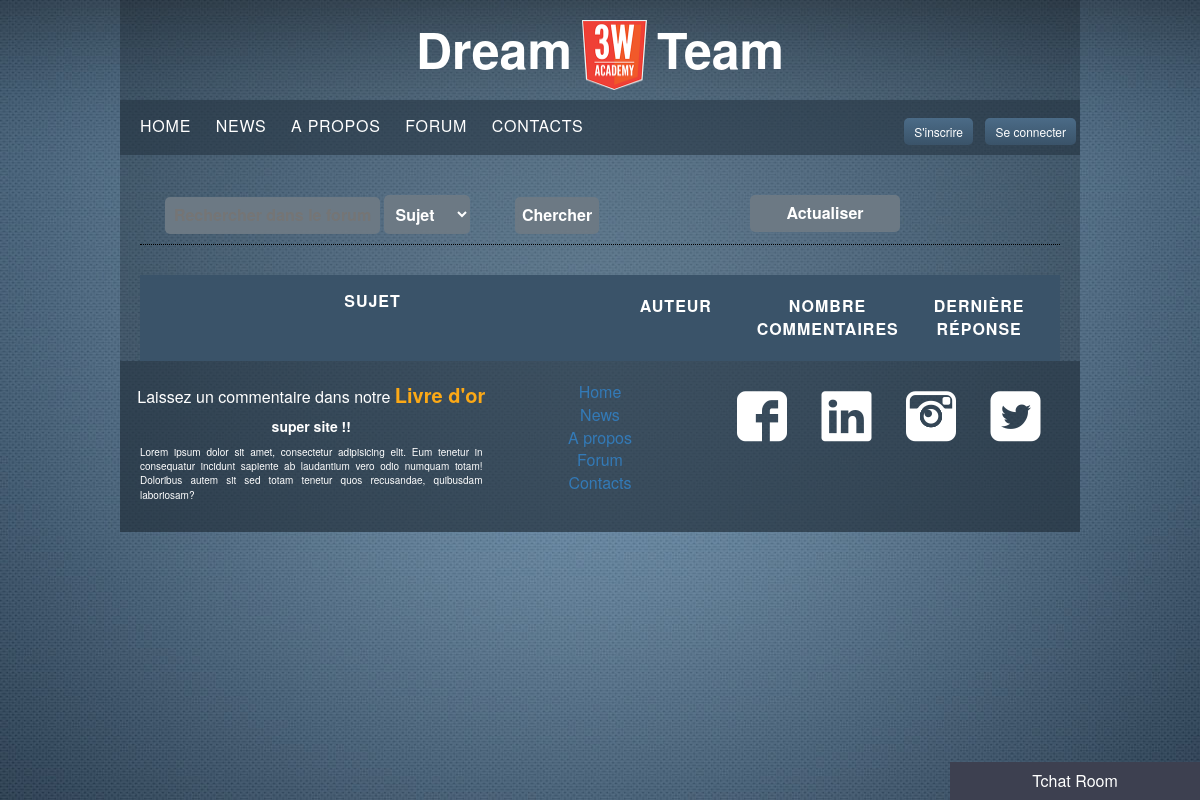
Page /index.php?page=forum on the earlier database version.
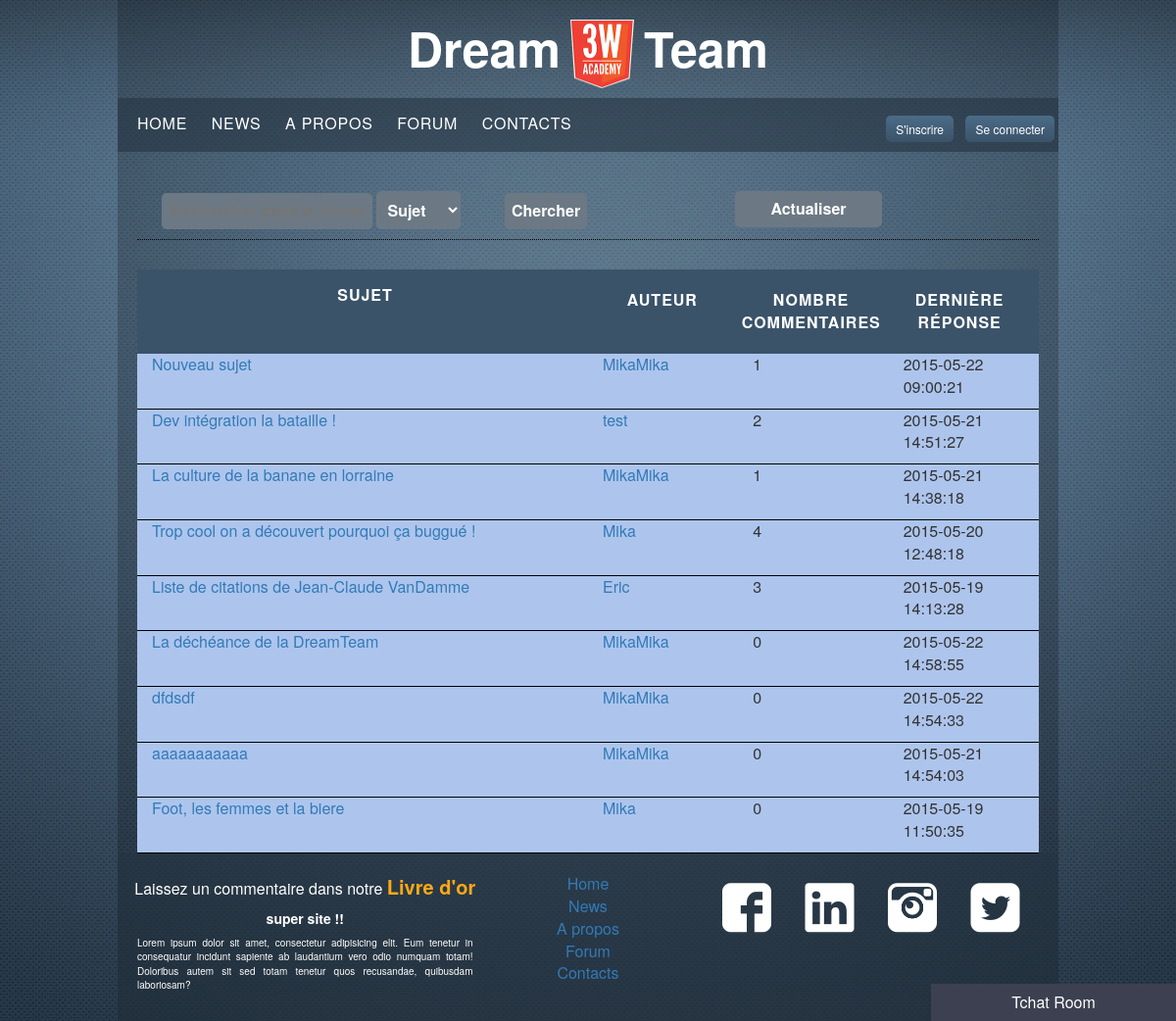
Same page on the later database version.
### tables this page shows
CREATE TABLE IF NOT EXISTS `livredor` (
  `id` int(11) NOT NULL AUTO_INCREMENT,
  `nom` varchar(64) NOT NULL,
  `titre` varchar(32) NOT NULL,
  `description` varchar(2048) NOT NULL,
  `date` timestamp NOT NULL DEFAULT CURRENT_TIMESTAMP,
  PRIMARY KEY (`id`)
);

CREATE TABLE IF NOT EXISTS `forum` (
  `id` int(11) NOT NULL AUTO_INCREMENT,
  `sujet` varchar(64) NOT NULL,
  `date` timestamp NOT NULL DEFAULT CURRENT_TIMESTAMP,
  `description` varchar(9192) NOT NULL,
  `id_user` int(8) NOT NULL,
  PRIMARY KEY (`id`)
);

CREATE TABLE IF NOT EXISTS `user` (
  `id` int(11) NOT NULL AUTO_INCREMENT,
  `login` varchar(32) NOT NULL,
  `password` varchar(512) NOT NULL,
  `email` varchar(128) NOT NULL,
  `date_register` timestamp NOT NULL DEFAULT CURRENT_TIMESTAMP,
  `nom` varchar(64) NOT NULL,
  `prenom` varchar(64) NOT NULL,
  `date_naissance` date NOT NULL,
  `nbr_sujets` int(11) NOT NULL,
  `avatar` varchar(512) NOT NULL,
  `droits` int(2) NOT NULL,
  PRIMARY KEY (`id`)
);

### apps/header.php (called while the page is built)
<?php
require('views/header.phtml');
?>

### apps/content.php (called while the page is built)
<?php
require('./apps/'.$page.'.php');
?>

### apps/footer.php (called while the page is built)
<?php
require('views/footer.phtml');
?>

### apps/livredorfooter.php (called while the page is built)
<?php
$tab = $db->query("SELECT * FROM livredor ORDER BY date DESC")->fetchAll(PDO::FETCH_ASSOC);
$titre = $tab[0]['titre'];
$description = $tab[0]['description'];
require('views/livredorfooter.phtml');
?>

### views/forum-liste.phtml (the view)
<div class="nombreSujet">
	<a href="index.php?page=forum&id_sujet=<?=$id_sujet?>" class="col-md-6"><?=$sujet?></a>
	<a href="index.php?page=profil-user&id_user=<?=$id_user?>" class="col-md-2"><?=$user_pseudo?></a>
	<p class="col-md-2"><?= $nbCommentaire ?></p>
	<p class="col-md-2"><?=$date?></p>
</div>

### index.php (shortened to what this page needs)
<?php
if (isset($_GET['ajax']))
{
	$page = $_GET['ajax'];
	require('apps/'.$page.'.php');
}
else
{
	require('./views/skel.phtml');
}
?>

### views/skel.phtml (shortened to what this page needs)
<!DOCTYPE html>
<html lang="fr">
	<head>
	    <link rel="stylesheet" href="views/styles/reset.css">
		<link rel="stylesheet" type="text/css" href="views/styles/jquery.bxslider.css">
	    <link rel="stylesheet" href="views/styles/bootstrap.min.css">
	    <link rel="stylesheet" href="views/styles/style.css">
	    <link rel="stylesheet" type="text/css" href="views/styles/flaticon.css">
	</head>
	<body>
		<header>
			<div class="container main">
				<?php require('apps/header.php'); ?>
			</div>
		</header>
		<div class="container main">
			<section>
				<?php require('apps/content.php'); ?>
			</section>
		</div>
		<?php require('apps/tchat.php'); ?>
		<footer>
			<div class="container main">
				<?php require('apps/footer.php'); ?>
			</div>
		</footer>
	</body>
</html>

### views/header.phtml (shortened to what this page needs)
<div class="header">
	<h1>Dream<img class="imagelogo" src="./views/images/logo3wa.png" alt="">Team </h1>
	<nav class="nav_top clearfix">
		<div class="row">
			<div class="col-md-7 col-sm-6">
				<ul>
					<li><a href="index.php?page=home">Home</a></li>
					<li><a href="index.php?page=article">News</a></li>
					<li><a href="index.php?page=apropos">A propos</a></li>
					<li><a href="index.php?page=forum">Forum</a></li>
					<li><a href="index.php?page=contact-form">Contacts</a></li>
				</ul>
			</div>
			<div class="col-md-5 col-sm-6 login">
				<?php
					require('apps/header-log.php');
				 ?>
			</div>
		</div>
	</nav>
</div>

### apps/header-log.php
<?php
if($_SESSION){
	$user = $_SESSION['login'];
	if (droits() == 1)
	{
		require('views/header-super-admin.phtml');
	}
	if (droits() == 1 || droits() == 2)
	{
		require('views/header-admin.phtml');
	}
	if (droits() ==3){
		require('views/header-user.phtml');
	}
}
else {
	require('views/header-log-off.phtml');
}
?>

### views/header-log-off.phtml
<button class="signup lienbutton">S'inscrire</button>
<button class="signin lienbutton">Se connecter</button>

### apps/forum.php
<?php
	if(isset($id_sujet)){
		require('apps/forum-sujet.php');
	}
	else {
		require('views/forum-base.phtml');
	}
?>

### views/forum-base.phtml (shortened to what this page needs)
<div class="content">
	<div class="forum ">
	<nav class="navforum">
		<span class="col-md-8">
		<input type="text" placeholder="Rechercher dans le forum">
		<select name="categorieSearch" id="categorieSearch">
          	 <option value="sujet">Sujet</option>
      	 </select>
		<button id="search">Chercher</button>
		</span>
		<button class="actualiserforum col-md-2">Actualiser</button>
	</nav>
		<div class="entete">
			<p class="col-md-6">Sujet</p>
			<p class="col-md-2">Auteur</p>
			<p class="col-md-2">Nombre commentaires</p>
			<p class="col-md-2">Dernière réponse</p>
		</div>
		<?php require('apps/forum-liste.php'); ?>
	</div>
</div>

### apps/tchat.php
 <?php
if($_SESSION!= null){
	require('views/tchat.phtml');
}
else {
	require('views/tchat-logout.phtml');
}
?>

### views/tchat-logout.phtml (shortened to what this page needs)
<div class="tchat">
	<h3>Tchat Room</h3>
</div>

### views/footer.phtml
<div class="footer">
	<div class="row">
		<div class="col-md-5 tac">
			<?php require('apps/livredorfooter.php'); ?>
		</div>
		<div class="col-md-2">
			<nav>
				<ul>
					<li><a href="index.php?page=home">Home</a></li>
					<li><a href="index.php?page=article">News</a></li>
					<li><a href="index.php?page=apropos">A propos</a></li>
					<li><a href="index.php?page=forum">Forum</a></li>
					<li><a href="index.php?page=contact">Contacts</a></li>
				</ul>
			</nav>
		</div>
		<div class="col-md-5 social">
			<a href="#"><i class="flaticon-facebook29"></i></a>
			<a href="#"><i class="flaticon-linkedin12"></i></a>
			<a href="#"><i class="flaticon-photos12"></i></a>
			<a href="#"><i class="flaticon-twitter2"></i></a>
		</div>
	</div>
</div>

### views/livredorfooter.phtml
<div class="footerlod">
	<p>Laissez un commentaire dans notre<a href="index.php?page=livredor" class="livredorlien"> <span class="ldo">Livre d'or</span></a> </p>
</div>
<div class="preview">
	<h3><?=$titre?></h3>
	<p><?=$description?></p>
</div>

### apps/forum-liste.php (shortened to what this page needs)
<?php
$tab = $db->query("SELECT f.*, u.login, c.date AS date_commentaire, f.date as date_forum,  COUNT(c.id) AS nbCommentaire
FROM forum f
LEFT OUTER JOIN commentaires c ON f.id=c.id_forum
JOIN user u ON u.id=f.id_user
GROUP BY f.id
ORDER BY date_commentaire DESC, f.id DESC
	")->fetchAll(PDO::FETCH_ASSOC);
foreach ($tab as $tab2) {
	$id_user = $tab2['id_user'];
	$user_pseudo = $tab2['login'];
	$id_sujet = $tab2['id'];
	$sujet = $tab2['sujet'];
	$date = $tab2['date'];
	$nbCommentaire = $tab2['nbCommentaire'];
	if ($tab2['date_commentaire'] !=null){
		$date= $tab2['date_commentaire'];
	}
	else{
		$date= $tab2['date'];
	}
	require('views/forum-liste.phtml');
}
?>

### views/styles/style.css (style rules this page uses)
body { background: url(../../views/images/bg.jpg) no-repeat top fixed; font-size: 16px !important; }
.main { max-width: 80% !important; margin: 0 auto; padding: 0 20px; background: rgba(0, 0, 0, 0.2); overflow: hidden; }
h1 { font-size: 50px !important; text-align: center; font-weight: bold !important; color: #fff !important; }
.nav_top li { display: inline-block; }
.nav_top { background: rgba(38, 53, 66, 0.6); margin-left: -20px; margin-right: -20px; }
.nav_top ul { margin: 10px; }
.nav_top li a { margin: 0px 10px; padding: 5px 0; display: block; font-size: 16px; letter-spacing: 0.05em; text-decoration: none; color: white; text-transform: uppercase; }
.nav_top .row .login { text-align: right; padding-top: 8px; }
.header .imagelogo { margin: 0 10px; width: 65px; height: 70px; }
.lienbutton { font-size: 12px; margin: 10px 4px; padding: 5px 10px; color: #FFF; background: linear-gradient(#4B6B87, #3A5369); border-color: #4A993E; border-radius: 5px; border: none; }
.entete { color: white; overflow: hidden; background: #3A5369; text-transform: uppercase; font-weight: bold; padding: 5px; text-align: center; letter-spacing: 1px; }
.entete .col-md-2 { text-transform: lowercase; color: white; overflow: hidden; background: #3A5369; text-transform: uppercase; font-weight: bold; padding: 5px; text-align: center; letter-spacing: 1px; }
.entete p { margin: 10px 0; }
.nombreSujet { overflow: hidden; border-bottom: 1px solid black; background: #ADC5ED; }
.navforum input { background: #6C7984; padding: 7px; color: white; font-weight: bold; border: none; border-radius: 5px; }
.navforum { margin: 30px 0; border-bottom: 1px dotted black; padding: 10px; overflow: hidden; }
.navforum button { background: #6C7984; padding: 7px; color: white; font-weight: bold; border: none; border-radius: 5px; }
#categorieSearch { background: #6C7984; padding: 7px; color: white; font-weight: bold; border: none; border-radius: 5px; margin-right: 40px; }
#search { background: #6C7984; padding: 7px; color: white; font-weight: bold; border: none; border-radius: 5px; }
.tchat { position: relative; z-index: 10; }
.tchat h3 { position: fixed; bottom: 0; right: 0; background: #3D4050; color: white; text-align: center; padding: 10px; margin:0; font-size: 16px; width: 250px; }
.footer { background: rgba(38, 53, 66, 0.6); margin-left: -20px; margin-right: -20px; padding: 20px 0; }
.footer nav ul { list-style: none; text-align: center; }
.footer li a { display: block; }
.social { text-align: center; }
.footer .social i:before { font-size: 50px; margin: 0 15px; }
.footer .social a { transition-property: color; transition-duration: 0.5s; color: #fff; }
.tac { text-align: center; }
.ldo { font-weight: 700; font-size:20px; color:#FCA916; }
.preview { font-size:10px; }
.preview h3 { font-size: 14px; color: white; font-weight: bold; margin-top: 0; }
.preview p { padding: 0px 20px; text-align: justify; }
footer p { color: white; }
.livredorlien { color:#F8C636; }

Differences in the rows shown:
added forum: sujet "Nouveau sujet", id_user.login "MikaMika", nbCommentaire "1", date "2015-05-22 09:00:21"
now on this page (row edited): forum: sujet "Dev intégration la bataille !", id_user.login "test", nbCommentaire "2", date "2015-05-21 14:51:27"
added forum: sujet "La culture de la banane en lorraine", id_user.login "MikaMika", nbCommentaire "1", date "2015-05-21 14:38:18"
now on this page (row edited): forum: sujet "Trop cool on a découvert pourquoi ça buggué !", id_user.login "Mika", nbCommentaire "4", date "2015-05-20 12:48:18"
now on this page (row edited): forum: sujet "Liste de citations de Jean-Claude VanDamme", id_user.login "Eric", nbCommentaire "3", date "2015-05-19 14:13:28"
added forum: sujet "La déchéance de la DreamTeam", id_user.login "MikaMika", nbCommentaire "0", date "2015-05-22 14:58:55"
added forum: sujet "dfdsdf", id_user.login "MikaMika", nbCommentaire "0", date "2015-05-22 14:54:33"
added forum: sujet "aaaaaaaaaaa", id_user.login "MikaMika", nbCommentaire "0", date "2015-05-21 14:54:03"
now on this page (row edited): forum: sujet "Foot, les femmes et la biere", id_user.login "Mika", nbCommentaire "0", date "2015-05-19 11:50:35"
